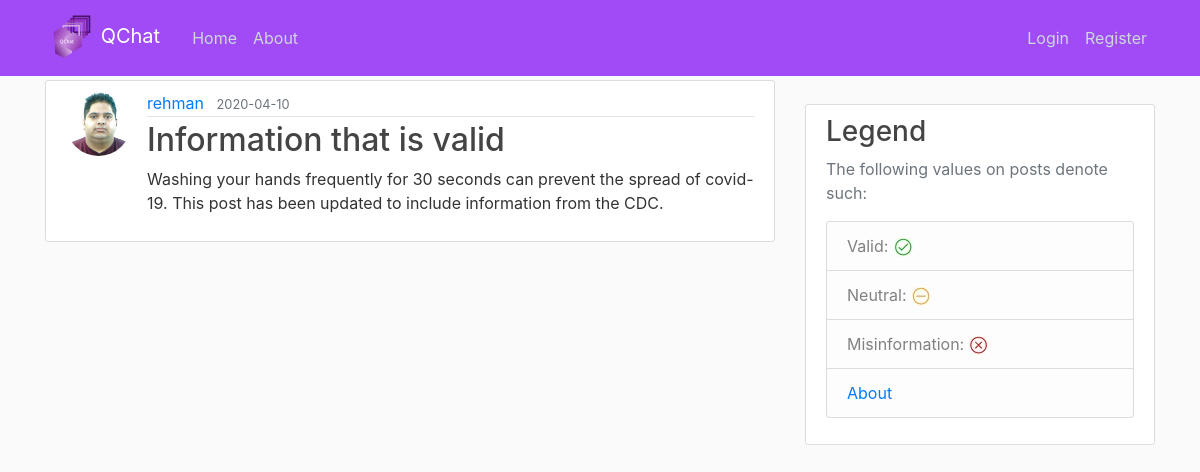
The page /post/35 on the database its author committed.
### app/models.py (models this page shows, shortened)
class User(db.Model, UserMixin):
    id = db.Column(db.Integer, primary_key=True)                                    # Primary Key
    username = db.Column(db.String(20), unique=True, nullable=False)                # Each User will have a username, with a max(20) characters, it must be unique, and Null is not allowed!
    email = db.Column(db.String(120), unique=True, nullable=False)                  # Each User will have an email, with a max(120) characters, it must be unique, and Null is not allowed!
    image_file = db.Column(db.String(2083), nullable=False, default='default.jpg')    # Each User will have a defualt profile Image, so uniqueness does not apply, since Null is not allowed!
    password = db.Column(db.String(60), nullable=False)                             # Each User will have passwords, with a max(60) characters, uniqueness does not apply, and Null is not allowed!
    posts = db.relationship('Post', backref='author', lazy=True)                    # This is linked to Posts, Lazy Evaluation is set to: True

class Post(db.Model):
    id = db.Column(db.Integer, primary_key=True)                                    # Primary Key
    title = db.Column(db.String(100), nullable=False)                               # Each Post will have a title, with a max(100) characters, uniqueness does not apply, and Null is not allowed!
    date_posted = db.Column(db.DateTime, nullable=False, default=datetime.utcnow)   # Each Post will have a date_posted, with DateTime set to utcnow, current time, and Null is not allowed!
    content = db.Column(db.Text, nullable=False)                                    # Each Post will have a content with no character limit, and Null is not allowed!
    user_id = db.Column(db.Integer, db.ForeignKey('user.id'), nullable=False)       # This is using the user id as a ForeignKey, each post must have an Author, so Null is not allowed!

### app/posts/routes.py (the view)
@posts.route('/post/<int:post_id>')
def post(post_id):
    post = Post.query.get_or_404(post_id)
    return render_template('post.html', title=post.title, post=post)

### app/templates/post.html (shortened to what this page needs)
{% extends "template.html" %}
{% block content %}
    <article class="media content-section">
        <img class="rounded-circle article-img" src="{{ post.author.image_file }}">
        <div class="media-body">
            <div class="article-metadata">
                <a class="mr-2" href="{{ url_for('users.user_posts', username=post.author.username) }}">{{ post.author.username }}</a>
                <small class="text-muted">{{ post.date_posted.strftime('%Y-%m-%d') }}</small>
            </div>
            <h2 class="article-title"> {{ post.title }} </h2>
            <p class="article-content">{{ post.content }}</p>
        </div>
    </article>
{% endblock content %}

### app/static/main.css (style rules this page uses)
body { background: #fafafa; color: #333333; margin-top: 5rem; }
h1, h2, h3, h4, h5, h6 { color: #444444; }
.content-section { background: #ffffff; padding: 10px 20px; border: 1px solid #dddddd; border-radius: 3px; margin-bottom: 20px; }
.article-title { color: #444444; }
.article-content { white-space: pre-line; }
.article-img { height: 65px; width: 65px; margin-right: 16px; }
.article-metadata { padding-bottom: 1px; margin-bottom: 4px; border-bottom: 1px solid #e3e3e3 }

### rows shown on the page
User: author.image_file (picture), author.username "rehman"
Post: date_posted "2020-04-10", title "Information that is valid", content "Washing your hands frequently for 30 seconds can prevent the spread of covid-19. This post has been updated to include information from the CDC."
